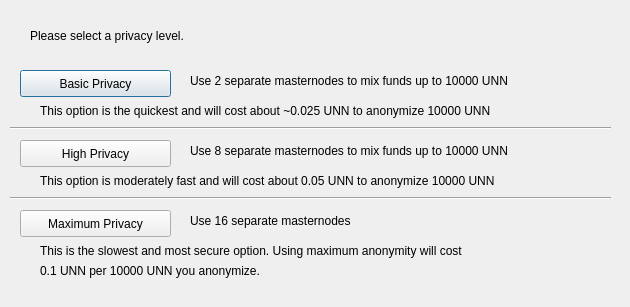
<?xml version="1.0" encoding="UTF-8"?>
<ui version="4.0">
 <class>PrivatesendConfig</class>
 <widget class="QDialog" name="PrivatesendConfig">
  <property name="geometry">
   <rect>
    <x>0</x>
    <y>0</y>
    <width>630</width>
    <height>307</height>
   </rect>
  </property>
  <property name="windowTitle">
   <string>Configure Privatesend</string>
  </property>
  <widget class="QPushButton" name="buttonBasic">
   <property name="geometry">
    <rect>
     <x>20</x>
     <y>70</y>
     <width>151</width>
     <height>27</height>
    </rect>
   </property>
   <property name="text">
    <string>Basic Privacy</string>
   </property>
  </widget>
  <widget class="QPushButton" name="buttonHigh">
   <property name="geometry">
    <rect>
     <x>20</x>
     <y>140</y>
     <width>151</width>
     <height>27</height>
    </rect>
   </property>
   <property name="text">
    <string>High Privacy</string>
   </property>
  </widget>
  <widget class="QPushButton" name="buttonMax">
   <property name="geometry">
    <rect>
     <x>20</x>
     <y>210</y>
     <width>151</width>
     <height>27</height>
    </rect>
   </property>
   <property name="text">
    <string>Maximum Privacy</string>
   </property>
  </widget>
  <widget class="QLabel" name="label">
   <property name="geometry">
    <rect>
     <x>30</x>
     <y>20</y>
     <width>571</width>
     <height>31</height>
    </rect>
   </property>
   <property name="text">
    <string>Please select a privacy level.</string>
   </property>
  </widget>
  <widget class="QLabel" name="label_2">
   <property name="geometry">
    <rect>
     <x>190</x>
     <y>70</y>
     <width>421</width>
     <height>21</height>
    </rect>
   </property>
   <property name="text">
    <string>Use 2 separate masternodes to mix funds up to 10000 UNN</string>
   </property>
  </widget>
  <widget class="QLabel" name="label_3">
   <property name="geometry">
    <rect>
     <x>190</x>
     <y>140</y>
     <width>411</width>
     <height>21</height>
    </rect>
   </property>
   <property name="text">
    <string>Use 8 separate masternodes to mix funds up to 10000 UNN</string>
   </property>
  </widget>
  <widget class="QLabel" name="label_4">
   <property name="geometry">
    <rect>
     <x>190</x>
     <y>210</y>
     <width>421</width>
     <height>21</height>
    </rect>
   </property>
   <property name="text">
    <string>Use 16 separate masternodes</string>
   </property>
  </widget>
  <widget class="QLabel" name="label_6">
   <property name="geometry">
    <rect>
     <x>40</x>
     <y>100</y>
     <width>561</width>
     <height>21</height>
    </rect>
   </property>
   <property name="text">
    <string>This option is the quickest and will cost about ~0.025 UNN to anonymize 10000 UNN</string>
   </property>
  </widget>
  <widget class="QLabel" name="label_7">
   <property name="geometry">
    <rect>
     <x>40</x>
     <y>170</y>
     <width>561</width>
     <height>21</height>
    </rect>
   </property>
   <property name="text">
    <string>This option is moderately fast and will cost about 0.05 UNN to anonymize 10000 UNN</string>
   </property>
  </widget>
  <widget class="QLabel" name="label_8">
   <property name="geometry">
    <rect>
     <x>40</x>
     <y>240</y>
     <width>561</width>
     <height>21</height>
    </rect>
   </property>
   <property name="text">
    <string>This is the slowest and most secure option. Using maximum anonymity will cost</string>
   </property>
  </widget>
  <widget class="QLabel" name="label_9">
   <property name="geometry">
    <rect>
     <x>40</x>
     <y>260</y>
     <width>561</width>
     <height>21</height>
    </rect>
   </property>
   <property name="text">
    <string>0.1 UNN per 10000 UNN you anonymize.</string>
   </property>
  </widget>
  <widget class="Line" name="line">
   <property name="geometry">
    <rect>
     <x>10</x>
     <y>120</y>
     <width>601</width>
     <height>16</height>
    </rect>
   </property>
   <property name="orientation">
    <enum>Qt::Horizontal</enum>
   </property>
  </widget>
  <widget class="Line" name="line_2">
   <property name="geometry">
    <rect>
     <x>10</x>
     <y>190</y>
     <width>601</width>
     <height>16</height>
    </rect>
   </property>
   <property name="orientation">
    <enum>Qt::Horizontal</enum>
   </property>
  </widget>
 </widget>
 <resources/>
 <connections/>
</ui>
